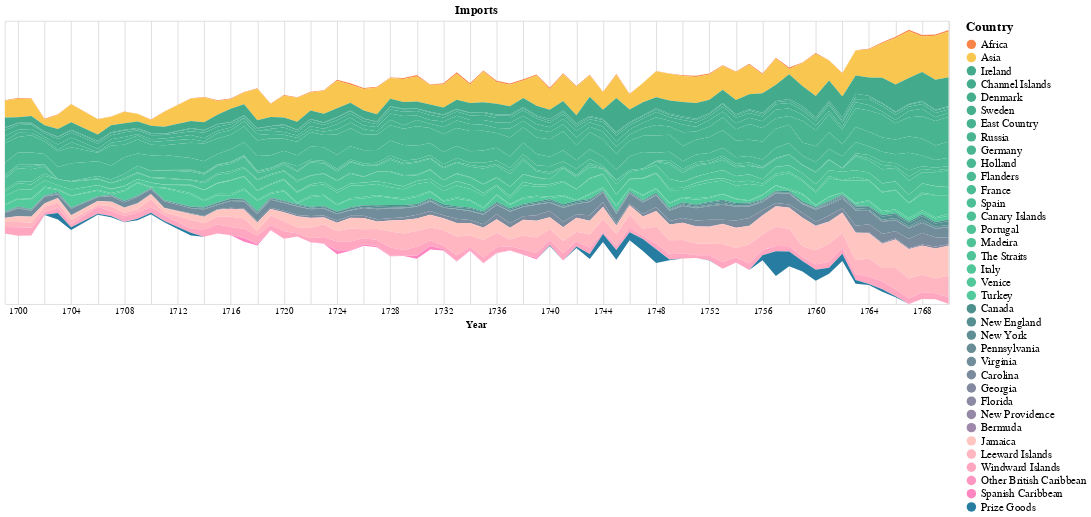

The notebook cell saved with this chart:
### Code cell
import pandas as pd
import altair as alt

# Replace 'path/to/your/file.xlsx' with the actual path to your Excel file
file_path = 'Customs data for James.xlsx'

# Read the Excel file
df = pd.read_excel(file_path, header=None)

# Extract relevant part of the dataframe
# Countries are in column 0 (A120:A156) and years are from column 1 (B120:BU156)
# Data range is A120:BV156
df_relevant = df.iloc[119:156, 0:73]

years = df_relevant.iloc[0, 1:].values

countries = df_relevant.iloc[1:, 0].values

data = df_relevant.iloc[1:, 1:].values

filtered_years_indices = [i for i, year in enumerate(years) if year not in [1705, 1712]]
filtered_years = [year for year in years if year not in [1705, 1712]]
filtered_data = data[:, filtered_years_indices]

long_data = []
for i, country in enumerate(countries):
    for j, year in enumerate(filtered_years):
        long_data.append({
            'Year': pd.to_datetime(str(year)),
            'Country': country,
            'Export': filtered_data[i, j],
            'CountryOrder': -1 - i  # Add a column to preserve the original order of countries
        })

df_long = pd.DataFrame(long_data)

# Define the pastel color scale
color_scale = alt.Scale(
    domain=list(countries),
    range=[
        '#f9844a', 
        '#f9c74f',  
        '#43aa8b', '#44ac8c', '#45ae8d', '#46b08e', '#47b28f', '#48b490', '#49b691', '#4ab892', '#4bba93', '#4cbc94', '#4dbe95', '#4ec096', '#4fc297', '#4fc297', '#50c498', '#51c699', '#52c89a', '#53ca9b', 
        '#4d908e', '#568f91', '#5f8e94', '#688d97', '#718c9a', '#7a8b9d', '#838aa0', '#8c89a3', '#9588a6', '#9e87a9', 
        '#ffc6c1', '#ffb6c1', '#ffa6c1', '#ff96c1', '#ff86c1', 
        '#277da1'  
    ]
)

selection = alt.selection_point(fields=['Country'], bind='legend')

chart = alt.Chart(df_long).mark_area().encode(
    alt.X('Year:T', axis=alt.Axis(domain=False, format='%Y', tickSize=0)),
    alt.Y('sum(Export):Q', stack='center', axis=None),
    alt.Color('Country:N', scale=color_scale, legend=alt.Legend(
        title="Country",
        orient="right",
        columns=1,
        symbolLimit=0,
        legendY=0,
        titleFontSize=14,
        labelFontSize=12
    )),
    opacity=alt.condition(selection, alt.value(1), alt.value(0.2)),
    tooltip=[
        alt.Tooltip('Year:T', title='Year', format='%Y'),
        alt.Tooltip('Country:N', title='Country'),
        alt.Tooltip('sum(Export):Q', title='Export')
    ],
    order=alt.Order('CountryOrder:O', sort='ascending')  # Use the order encoding to sort by the original country order
).add_params(
    selection
).properties(
    width=1000,
    title="Imports"
).interactive()

chart

### Figure 1 — Vega-Lite specification as saved in the notebook (floating-point values rounded to 4 significant figures; data arrays with more than 128 entries replaced by an {"elided": "..."} marker saying what was removed)
{"config": {"view": {"continuousWidth": 300, "continuousHeight": 300}}, "data": {"name": "data-9ec8492a41150fca7292cbe7b4e1a190"}, "mark": {"type": "area"}, "encoding": {"color": {"field": "Country", "legend": {"columns": 1, "labelFontSize": 12, "legendY": 0, "orient": "right", "symbolLimit": 0, "title": "Country", "titleFontSize": 14}, "scale": {"domain": ["Africa", "Asia", "Ireland", "Channel Islands", "Denmark", "Sweden", "East Country", "Russia", "Germany", "Holland", "Flanders", "France", "Spain", "Canary Islands", "Portugal", "Madeira", "The Straits", "Italy", "Venice", "Turkey", "Canada", "New England", "New York", "Pennsylvania", "Virginia", "Carolina", "Georgia", "Florida", "New Providence", "Bermuda", "Jamaica", "Leeward Islands", "Windward Islands", "Other British Caribbean", "Spanish Caribbean", "Prize Goods"], "range": ["#f9844a", "#f9c74f", "#43aa8b", "#44ac8c", "#45ae8d", "#46b08e", "#47b28f", "#48b490", "#49b691", "#4ab892", "#4bba93", "#4cbc94", "#4dbe95", "#4ec096", "#4fc297", "#4fc297", "#50c498", "#51c699", "#52c89a", "#53ca9b", "#4d908e", "#568f91", "#5f8e94", "#688d97", "#718c9a", "#7a8b9d", "#838aa0", "#8c89a3", "#9588a6", "#9e87a9", "#ffc6c1", "#ffb6c1", "#ffa6c1", "#ff96c1", "#ff86c1", "#277da1"]}, "type": "nominal"}, "opacity": {"condition": {"param": "param_1", "value": 1}, "value": 0.2}, "order": {"field": "CountryOrder", "sort": "ascending", "type": "ordinal"}, "tooltip": [{"field": "Year", "format": "%Y", "title": "Year", "type": "temporal"}, {"field": "Country", "title": "Country", "type": "nominal"}, {"aggregate": "sum", "field": "Export", "title": "Export", "type": "quantitative"}], "x": {"axis": {"domain": false, "format": "%Y", "tickSize": 0}, "field": "Year", "type": "temporal"}, "y": {"aggregate": "sum", "axis": null, "field": "Export", "stack": "center", "type": "quantitative"}}, "params": [{"name": "param_1", "select": {"type": "point", "fields": ["Country"]}, "bind": "legend"}, {"name": "param_2", "select": {"type": "interval", "encodings": ["x", "y"]}, "bind": "scales"}], "title": "Imports", "width": 1000, "$schema": "https://vega.github.io/schema/vega-lite/v5.17.0.json", "datasets": {"data-9ec8492a41150fca7292cbe7b4e1a190": {"elided": "2520 records"}}}
